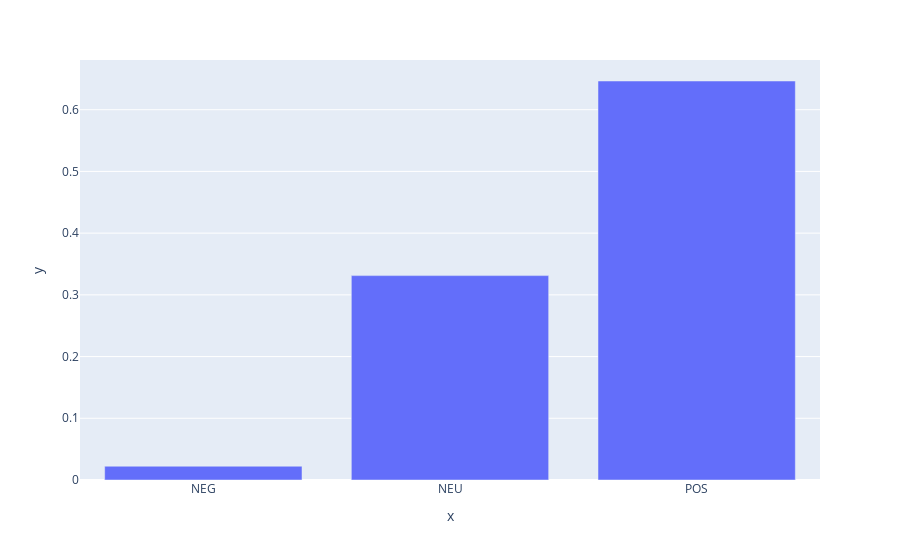

Notebook code for this chart:
### Code cell
# Plot probas 

fig = px.bar(x=list(prediction.probas.keys()), y=list(prediction.probas.values()))
fig.show()

### Figure 1 — Plotly figure (JSON) as saved in the notebook; plotly's stock layout.template omitted (floating-point values rounded to 4 significant figures)
{"data": [{"hovertemplate": "x=%{x}<br>y=%{y}<extra></extra>", "legendgroup": "", "marker": {"color": "#636efa", "pattern": {"shape": ""}}, "name": "", "orientation": "v", "showlegend": false, "textposition": "auto", "type": "bar", "x": ["NEG", "NEU", "POS"], "xaxis": "x", "y": [0.02231, 0.3312, 0.6465], "yaxis": "y"}], "layout": {"barmode": "relative", "legend": {"tracegroupgap": 0}, "margin": {"t": 60}, "xaxis": {"anchor": "y", "domain": [0, 1], "title": {"text": "x"}}, "yaxis": {"anchor": "x", "domain": [0, 1], "title": {"text": "y"}}}}
